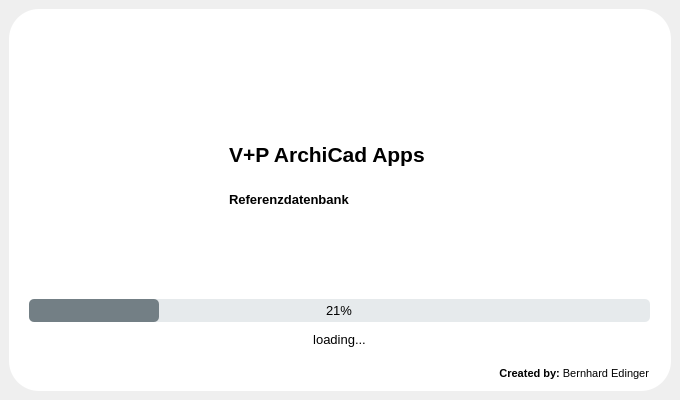
<?xml version="1.0" encoding="UTF-8"?>
<ui version="4.0">
 <class>SplashScreen</class>
 <widget class="QMainWindow" name="SplashScreen">
  <property name="geometry">
   <rect>
    <x>0</x>
    <y>0</y>
    <width>680</width>
    <height>400</height>
   </rect>
  </property>
  <property name="minimumSize">
   <size>
    <width>0</width>
    <height>0</height>
   </size>
  </property>
  <property name="windowTitle">
   <string>MainWindow</string>
  </property>
  <widget class="QWidget" name="centralwidget">
   <layout class="QGridLayout" name="gridLayout">
    <item row="0" column="0">
     <widget class="QFrame" name="dropShadowFrame">
      <property name="styleSheet">
       <string notr="true">QFrame {
	background-color: rgb(255, 255, 255);
	border-radius: 30px
}</string>
      </property>
      <property name="frameShape">
       <enum>QFrame::StyledPanel</enum>
      </property>
      <property name="frameShadow">
       <enum>QFrame::Raised</enum>
      </property>
      <widget class="QLabel" name="splashTitlePic">
       <property name="geometry">
        <rect>
         <x>16</x>
         <y>16</y>
         <width>341</width>
         <height>251</height>
        </rect>
       </property>
       <property name="text">
        <string/>
       </property>
       <property name="pixmap">
        <pixmap>../../PreisDB/pic/Klammer.png</pixmap>
       </property>
       <property name="scaledContents">
        <bool>true</bool>
       </property>
      </widget>
      <widget class="QProgressBar" name="splashProgressBar">
       <property name="geometry">
        <rect>
         <x>20</x>
         <y>290</y>
         <width>621</width>
         <height>23</height>
        </rect>
       </property>
       <property name="font">
        <font>
         <family>Segoe UI</family>
         <pointsize>10</pointsize>
        </font>
       </property>
       <property name="styleSheet">
        <string notr="true">QProgressBar{
	color: rgb(0, 0, 0);
	background-color: rgb(230, 234, 236);
	border-style: none;
	border-radius: 5px;
	text-align: center;
}
QProgressBar::chunk{
border-radius: 5px;
	background-color: rgb(115, 127, 133);
}</string>
       </property>
       <property name="value">
        <number>21</number>
       </property>
      </widget>
      <widget class="QLabel" name="label">
       <property name="geometry">
        <rect>
         <x>-10</x>
         <y>320</y>
         <width>681</width>
         <height>20</height>
        </rect>
       </property>
       <property name="font">
        <font>
         <family>Segoe UI</family>
         <pointsize>10</pointsize>
         <weight>50</weight>
         <bold>false</bold>
        </font>
       </property>
       <property name="text">
        <string>loading...</string>
       </property>
       <property name="alignment">
        <set>Qt::AlignCenter</set>
       </property>
      </widget>
      <widget class="QLabel" name="label_2">
       <property name="geometry">
        <rect>
         <x>69</x>
         <y>355</y>
         <width>571</width>
         <height>20</height>
        </rect>
       </property>
       <property name="font">
        <font>
         <family>Segoe UI</family>
         <pointsize>8</pointsize>
         <weight>50</weight>
         <bold>false</bold>
        </font>
       </property>
       <property name="text">
        <string>&lt;html&gt;&lt;head/&gt;&lt;body&gt;&lt;p&gt;&lt;span style=&quot; font-weight:600;&quot;&gt;Created by:&lt;/span&gt; Bernhard Edinger&lt;/p&gt;&lt;/body&gt;&lt;/html&gt;</string>
       </property>
       <property name="alignment">
        <set>Qt::AlignRight|Qt::AlignTrailing|Qt::AlignVCenter</set>
       </property>
      </widget>
      <widget class="QLabel" name="label_3">
       <property name="geometry">
        <rect>
         <x>220</x>
         <y>130</y>
         <width>451</width>
         <height>30</height>
        </rect>
       </property>
       <property name="minimumSize">
        <size>
         <width>0</width>
         <height>30</height>
        </size>
       </property>
       <property name="font">
        <font>
         <family>Segoe UI</family>
         <pointsize>16</pointsize>
         <weight>75</weight>
         <bold>true</bold>
        </font>
       </property>
       <property name="text">
        <string>V+P ArchiCad Apps</string>
       </property>
       <property name="alignment">
        <set>Qt::AlignLeading|Qt::AlignLeft|Qt::AlignVCenter</set>
       </property>
      </widget>
      <widget class="QLabel" name="splashText">
       <property name="geometry">
        <rect>
         <x>220</x>
         <y>180</y>
         <width>451</width>
         <height>20</height>
        </rect>
       </property>
       <property name="font">
        <font>
         <family>Segoe UI</family>
         <pointsize>10</pointsize>
         <weight>75</weight>
         <bold>true</bold>
        </font>
       </property>
       <property name="text">
        <string>Referenzdatenbank</string>
       </property>
       <property name="alignment">
        <set>Qt::AlignLeading|Qt::AlignLeft|Qt::AlignVCenter</set>
       </property>
      </widget>
     </widget>
    </item>
   </layout>
  </widget>
 </widget>
 <resources/>
 <connections/>
</ui>
